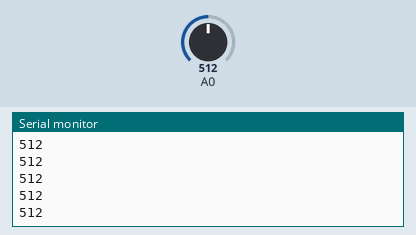
Simulated run of this sketch. Board: Arduino Uno, built with avr-gcc and run on an emulated ATmega328P. Shown: the last lines printed to the serial monitor. The test bench sets the inputs (shaded band); at power-on: A0 = 512.

Above: at 1.2 s.
1.3 s: A0 set to 716
At 2.4 s:
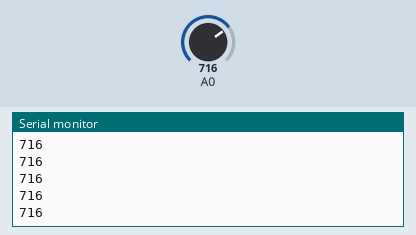
2.8 s: A0 set to 900
At 3.9 s:
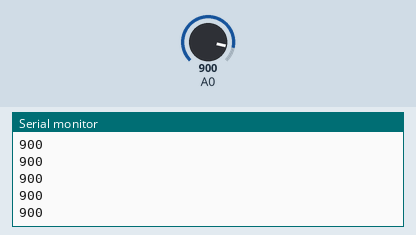
Timing chart, 0 to 5.8 s (numbered marks = the images above; inputs shaded):
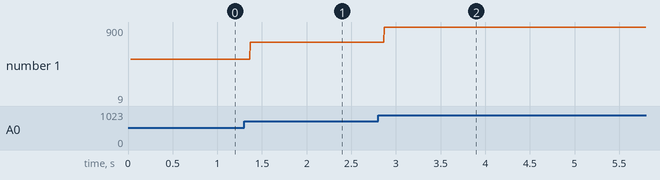

Measured:
- after the input at 1.3 s, the serial monitor: prints a new line after 0.07 s (image 1)
- after the input at 2.8 s, the serial monitor: prints a new line after 0.07 s (image 2)
- plotted number 1: 512 → 716 after the input at 1.3 s, 716 → 9 after the input at 2.8 s

The sketch:

Lab2.ino
```cpp
// Debug.ino
// Andrew Lynch
// January 30, 2018

// Set the number to whichever part you're currently useing
// i.e. for part two "STEP_NUMBER 2"
#define STEP_NUMBER 3

bool check_failure(int);
int psuedo_random(void);
void failure(void);
void success(void);

void blink() {
  digitalWrite(LED_BUILTIN, HIGH);   // turn the LED on (HIGH is the voltage level)
  delay(1000);                       // wait for a second
  digitalWrite(LED_BUILTIN, LOW);    // turn the LED off by making the voltage LOW
  delay(1000);                       // wait for a second
}

#if STEP_NUMBER == 1

/*
 * For step 1, use the LED to signal which init is failing
 */

void sensor_init(void);
void actuator_init(void);
void wifi_init(void);

void sensor_init(void)
{
  if(check_failure(3))
  {
    //your code here
    blink();
    failure();
  }
}

void actuator_init(void)
{
  if(check_failure(5))
  {
    //your code here
    blink();
    blink();
    failure();
  }
}

void wifi_init(void)
{
  if(check_failure(7))
  {
    //your code here
    blink();
    blink();
    blink();
    failure();
  }
}

void setup(void)
{
  pinMode(LED_BUILTIN, OUTPUT);
  sensor_init();
  actuator_init();
  wifi_init();
}

void loop(void){
  success();
}

#elif STEP_NUMBER == 2

/*
 * For step 2, use the serial monitor to debug.
 * TOOLS > SERIAL MONITOR
 */

void setup(void)
{
    Serial.begin(9600);
    Serial.println("Serial monitor is working!");
}

void loop(void)
{
  for(int i = 5; i < 100; i++)
    {
      if(check_failure(i))
      {
        //insert your code here
        Serial.println(i);
        failure();
      }
    }
    success();
}

#elif STEP_NUMBER == 3

/*
 * For step three, use the Analog Discovery to see the effects of the serial monitor
 * Now think of a way to fix the problem.
 */

void setup(void)
{
    Serial.begin(9600);
    Serial.println("Serial monitor is working!");
}

void loop(void)
{
    int num;
    for(;;)
    {
        num = psuedo_random();
        digitalWrite(13, HIGH);
        num = psuedo_random();
        Serial.println(num);
        digitalWrite(13, LOW);
    }
    for(;;){}
}

#endif

/*
 ********************************************************************************
 ********               DO NOT EDIT BELOW THIS LINE                      ********
 ********************************************************************************
 */

void success(void)
{
  for(;;)
  {
    digitalWrite(13, HIGH);
    delay(500);
    digitalWrite(13, LOW);
    delay(500);
  }
}

void failure(void)
{
  delay(2000);
  for(;;)
  {
    digitalWrite(13, HIGH);
  }
}

bool check_failure(int num)
{
  if(!(psuedo_random() % num))
  {
    return true;
  }
  return false;
}

int psuedo_random(void)
{
  return analogRead(0);
}
```
